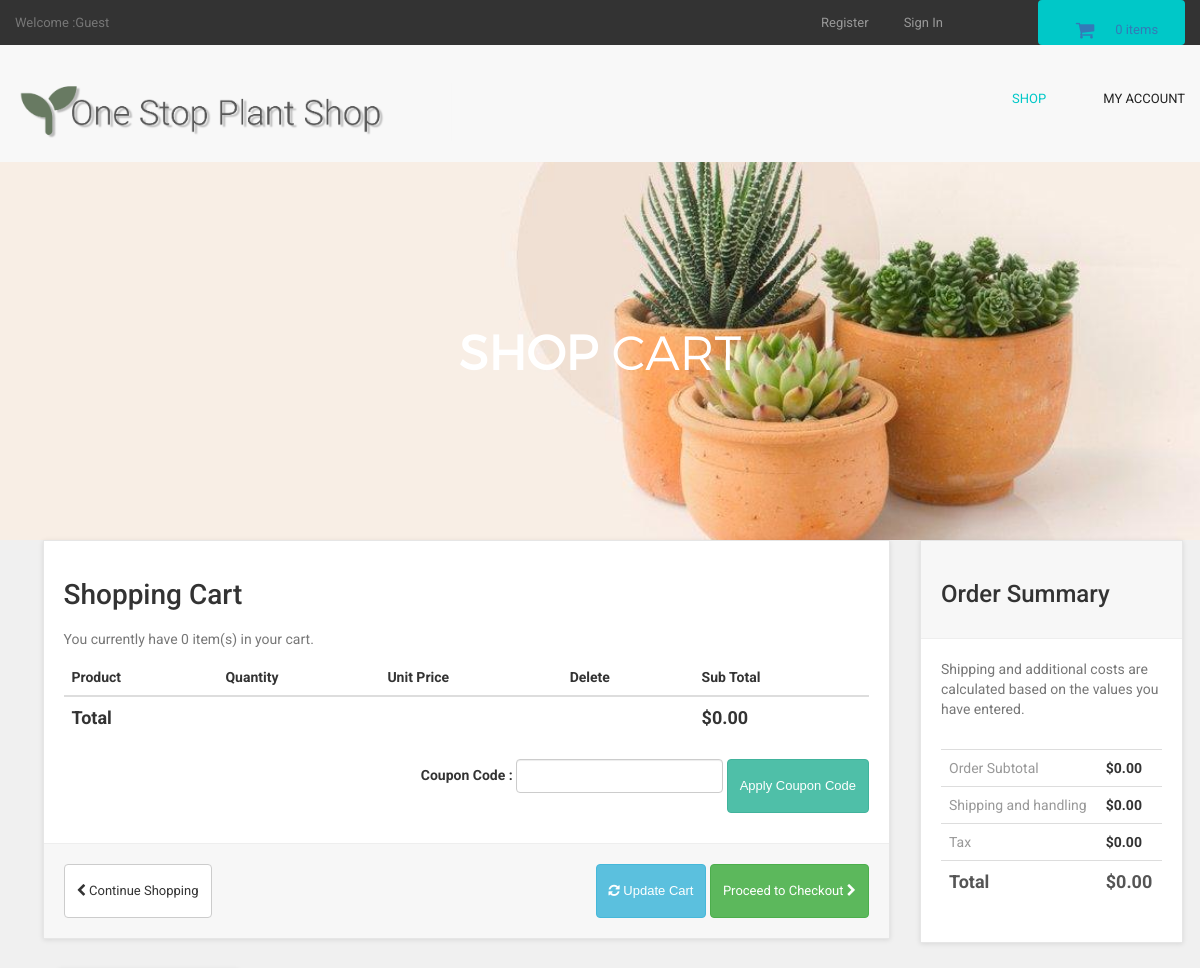
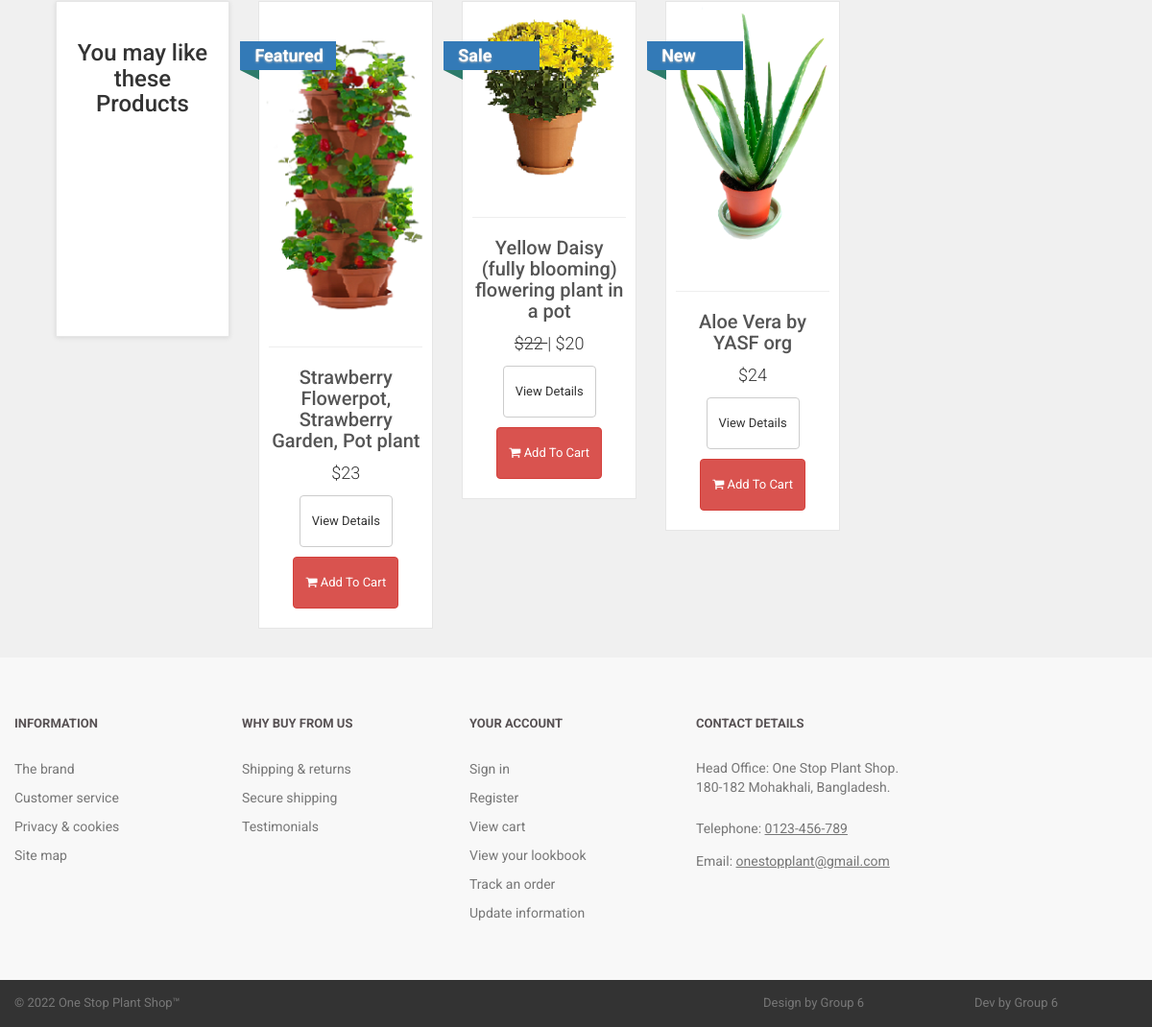
The app's page /cart.php with its own data (2 pictures, top to bottom).
### tables this page shows
CREATE TABLE `products` (
  `product_id` int(10) NOT NULL,
  `p_cat_id` int(10) NOT NULL,
  `cat_id` int(10) NOT NULL,
  `date` timestamp NOT NULL DEFAULT current_timestamp() ON UPDATE current_timestamp(),
  `product_title` text NOT NULL,
  `product_url` text NOT NULL,
  `product_img1` text NOT NULL,
  `product_img2` text NOT NULL,
  `product_img3` text NOT NULL,
  `product_price` int(10) NOT NULL,
  `product_psp_price` int(100) NOT NULL,
  `product_desc` text NOT NULL,
  `product_keywords` text NOT NULL,
  `product_label` text NOT NULL
);

### cart.php (the view, shortened to what this page needs)
<?php
include("includes/db.php");
include("includes/header.php");
include("functions/functions.php");
include("includes/main.php");
?>
  <main>
    <div class="nero">
      <div class="nero__heading">
        <span class="nero__bold">SHOP</span> Cart
      </div>
    </div>
  </main>
<div id="content" >
<div class="container" >
<div class="col-md-9" id="cart" >
<div class="box" >
<form action="cart.php" method="post" enctype="multipart-form-data" >
<h1> Shopping Cart </h1>
<?php
$ip_add = getRealUserIp();
$select_cart = "select * from cart where ip_add='$ip_add'";
$run_cart = mysqli_query($con,$select_cart);
$count = mysqli_num_rows($run_cart);
?>
<p class="text-muted" > You currently have <?php echo $count; ?> item(s) in your cart. </p>
<div class="table-responsive" >
<table class="table" >
<thead>
<tr>
<th colspan="2" >Product</th>
<th>Quantity</th>
<th>Unit Price</th>
<th colspan="1">Delete</th>
<th colspan="2"> Sub Total </th>
</tr>
</thead>
<?php
$total = 0;
?>
<tfoot>
<tr>
<th colspan="5"> Total </th>
<th colspan="2"> $<?php echo $total; ?>.00 </th>
</tr>
</tfoot>
</table>
<div class="form-inline pull-right">
<div class="form-group">
<label>Coupon Code : </label>
<input type="text" name="code" class="form-control">
</div>
<input class="btn btn-primary" type="submit" name="apply_coupon" value="Apply Coupon Code" >
</div>
</div>
<div class="box-footer">
<div class="pull-left">
<a href="index.php" class="btn btn-default">
<i class="fa fa-chevron-left"></i> Continue Shopping
</a>
</div>
<div class="pull-right">
<button class="btn btn-info" type="submit" name="update" value="Update Cart">
<i class="fa fa-refresh"></i> Update Cart
</button>
<a href="checkout.php" class="btn btn-success">
Proceed to Checkout <i class="fa fa-chevron-right"></i>
</a>
</div>
</div>
</form>
</div>
<div id="row same-height-row">
<div class="col-md-3 col-sm-6">
<div class="box same-height headline">
<h3 class="text-center"> You may like these Products </h3>
</div>
</div>
<?php
$get_products = "select * from products order by rand() LIMIT 0,3";
$run_products = mysqli_query($con,$get_products);
while($row_products=mysqli_fetch_array($run_products)){
$pro_title = $row_products['product_title'];
$pro_price = $row_products['product_price'];
$pro_img1 = $row_products['product_img1'];
$pro_label = $row_products['product_label'];
$pro_psp_price = $row_products['product_psp_price'];
$pro_url = $row_products['product_url'];
if($pro_label == "Sale" or $pro_label == "Gift"){
$product_price = "<del> $$pro_price </del>";
$product_psp_price = "| $$pro_psp_price";
}
else{
$product_psp_price = "";
$product_price = "$$pro_price";
}
if($pro_label == ""){
}
else{
$product_label = "
<a class='label sale' href='#' style='color:black;'>
<div class='thelabel'>$pro_label</div>
<div class='label-background'> </div>
</a>
";
}
echo "
<div class='col-md-3 col-sm-6 center-responsive' >
<div class='product' >
<a href='$pro_url' >
<img src='admin_area/product_images/$pro_img1' class='img-responsive' >
</a>
<div class='text' >
<center>
<hr>
<h3><a href='$pro_url' >$pro_title</a></h3>
<p class='price' > $product_price $product_psp_price </p>
<p class='buttons' >
<a href='$pro_url' class='btn btn-default' >View Details</a>
<a href='$pro_url' class='btn btn-danger'>
<i class='fa fa-shopping-cart'></i> Add To Cart
</a>
</p>
</div>
$product_label
</div>
</div>
";
}
?>
</div>
</div>
<div class="col-md-3">
<div class="box" id="order-summary">
<div class="box-header">
<h3>Order Summary</h3>
</div>
<p class="text-muted">
Shipping and additional costs are calculated based on the values you have entered.
</p>
<div class="table-responsive">
<table class="table">
<tbody>
<tr>
<td> Order Subtotal </td>
<th> $<?php echo $total; ?>.00 </th>
</tr>
<tr>
<td> Shipping and handling </td>
<th>$0.00</th>
</tr>
<tr>
<td>Tax</td>
<th>$0.00</th>
</tr>
<tr class="total">
<td>Total</td>
<th>$<?php echo $total; ?>.00</th>
</tr>
</tbody>
</table>
</div>
</div>
</div>
</div>
</div>
<?php
include("includes/footer.php");
?>
</body>
</html>

### styles/backend.css (style rules this page uses)
html { font-family: "Roboto", Helvetica, Arial, sans-serif; line-height: 1.15; -ms-text-size-adjust: 100%; -webkit-text-size-adjust: 100% }
body { margin: 0 }
h1 { font-size: 2em; margin: .67em 0 }
figcaption, figure, main { display: block }
hr { box-sizing: content-box; height: 0; overflow: visible }
a { background-color: transparent; -webkit-text-decoration-skip: objects }
img { border-style: none }
button, input, optgroup, select, textarea { font-family: sans-serif; font-size: 100%; line-height: 1.15; margin: 0 }
button, input { overflow: visible }
button, select { text-transform: none }
[type=reset], [type=submit], button, html [type=button] { -webkit-appearance: button }
html { box-sizing: border-box }
body { min-width: 1190px; font-family: Montserrat, sans-serif; font-weight: 400; background-color: white; }
.container { width: 1170px; margin: 0 auto }
img { max-width: 100%; height: auto }
.btn { display: inline-block; vertical-align: top; font-size: 13px; line-height: 40px; text-decoration: none; -webkit-transition: .3s; transition: .3s }
.nero { padding-top: 160px; padding-bottom: 140px; font-family: 'montserratlight', sans-serif; text-align: center; text-transform: uppercase; color: #FFF; background: #666 url("../images/banner-ave.jpg") no-repeat; background-size: cover; background-position: center; }
.nero__heading { font-size: 48px; }
.nero__bold { font-weight: 700; }

### styles/style.css (style rules this page uses)
body { font-family: "Roboto", Helvetica, Arial, sans-serif; font-size: 14px; line-height: 1.42857143; color: #333333; background-color: #f0f0f0; overflow-x: hidden; }
.btn-primary { color:rgb(255, 255, 255); background-color:rgb(79, 191, 168); border-color:rgb(65, 179, 156); }
.box { background: #fff; margin: 0 0 30px; border: solid 1px #e6e6e6; box-sizing: border-box; padding:20px; box-shadow: 0 1px 5px rgba(0, 0, 0, 0.1); }
#content { padding-left:25px; }
#content .product { background:#fff; border: solid 1px #e6e6e6; box-sizing: border-box; margin-bottom: 30px; }
#content .product .text p.price { font-size:18px; text-align:center; font-weight:300; }
#content .product .text .buttons { clear:both; text-align:center; }
#content .product .text h3 { text-align:center; font-size:20px; }
#content .product .text h3 a { color:rgb(85, 85, 85); }
#content .product .text { padding:10px 10px 0px; }
#content .product .text .buttons .btn { margin-bottom:10px; }
#content .headline { height: 350px; }
#content #cart .table tfoot { font-size:18px; }
.box .box-footer { background: #f7f7f7; margin: 30px -20px -20px; padding:20px; border-top: solid 1px #eeeeee; }
.box .box-footer:before, .box .box-footer:after { content:" "; display: table; }
.box .box-footer:after { clear:both; }
.box .box-header { background:#f7f7f7; margin:-20px -20px 20px; padding:20px; border-bottom: solid 1px #eeeeee; }
#content #order-summary table { margin-top: 20px; }
#content #order-summary table td { color: #999999; }
#content #order-summary table tr.total td, #content #order-summary table tr.total th { font-size: 18px; color:#555555; font-weight: 700; }
.label { text-decoration : none; position: absolute; top: 50px; padding-left:51px; z-index: 20; }
.label .thelabel { position: relative; width: 100px; padding: 6px 50px 6px 15px; margin: 40px 50px 10px -71px; color: #fff; font-size:18px; font-weight:bold; background-color: #337ab7; text-shadow: 0px 1px 2px #bbb ; }
.label .thelabel:before, .label .thelabel:after { content: ''; position: absolute; width:0; height:0; }
.label .thelabel:after { left: 0px; top: 100%; border-width : 5px 10px; border-style: solid; border-color: #2d7b6b #2d7b6b transparent transparent; }
.label.sale { top: 0; }

### records on screen
products: product_img1 (picture), product_title "Strawberry Flowerpot, Strawberry Garden, Pot plant", product_price "$23", product_label "Featured"
products: product_img1 (picture), product_title "Yellow Daisy (fully blooming) flowering plant in a pot", product_price "22", product_psp_price "| $20", product_label "Sale"
products: product_img1 (picture), product_title "Aloe Vera by YASF org", product_price "$24", product_label "New"

### other values on screen
$count_items "0"
$count "0"
$total "0"
